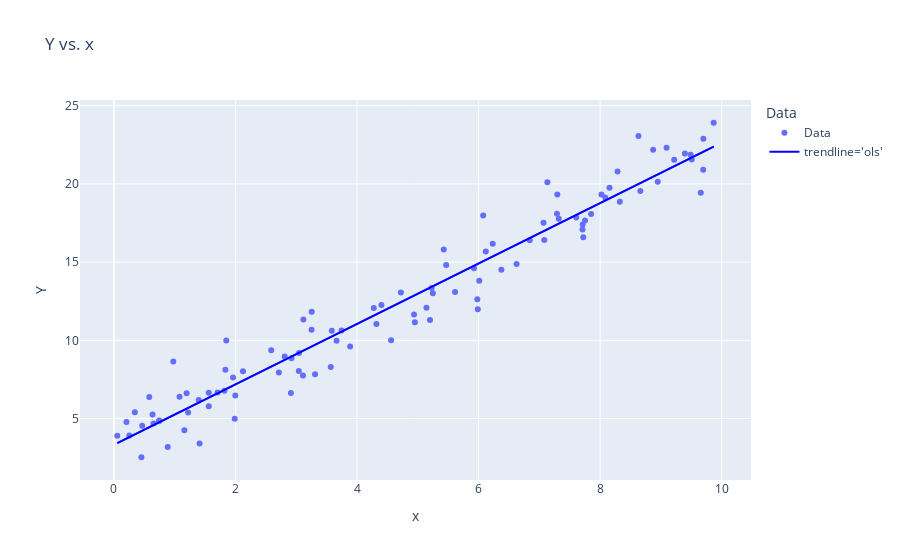

Notebook cell for this chart:
### Code cell
import statsmodels.formula.api as smf  # what is this library for?
import plotly.express as px  # this is a ploting library

# calculates the slope and intercept coefficients, sets up the regression model and fits it (finds the best values
# of B0 and B1 so that residuals are minimized and so that the best line is chosen. 
model_data_specification = smf.ols("Y~x", data=df) 
fitted_model = model_data_specification.fit() 

# what do each of the following provide?
fitted_model.summary()  #overview of the fitted model, including rsquared, standard errors, p-values, etc.
fitted_model.summary().tables[1]  #gives the second table of the fitted model summary (estimated coefficients)
fitted_model.params  #returns the parameters (estimated coefficients) and presents them as a series
fitted_model.params.values  #returns the parameters (estimated coefficients) and presents them as an array
fitted_model.rsquared  #returns r-squared value (how accurate the model is on a scale of 0 to 1).

# adds trendline and title
df['Data'] = 'Data' # hack to add data to legend 
fig = px.scatter(df, x='x',  y='Y', color='Data', 
                 trendline='ols', title='Y vs. x')

# This is essentially what above `trendline='ols'` does
fig.add_scatter(x=df['x'], y=fitted_model.fittedvalues,
                line=dict(color='blue'), name="trendline='ols'")
